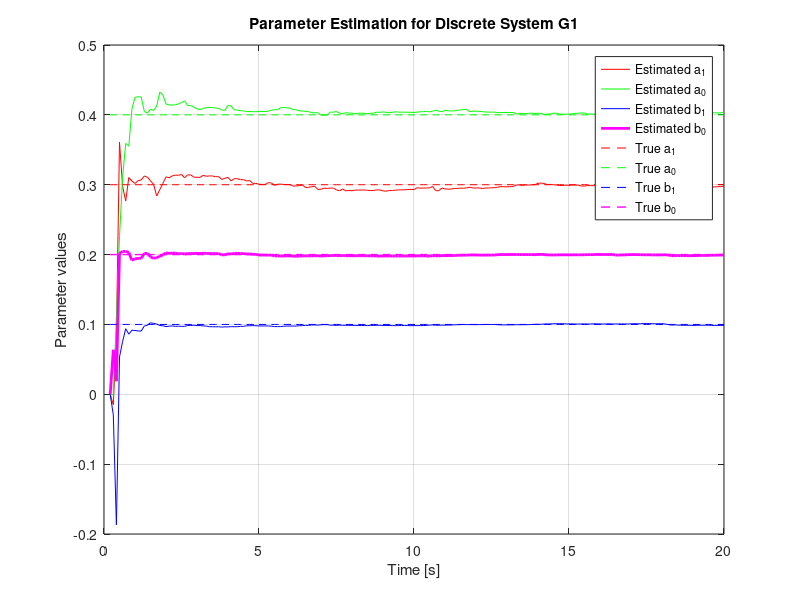
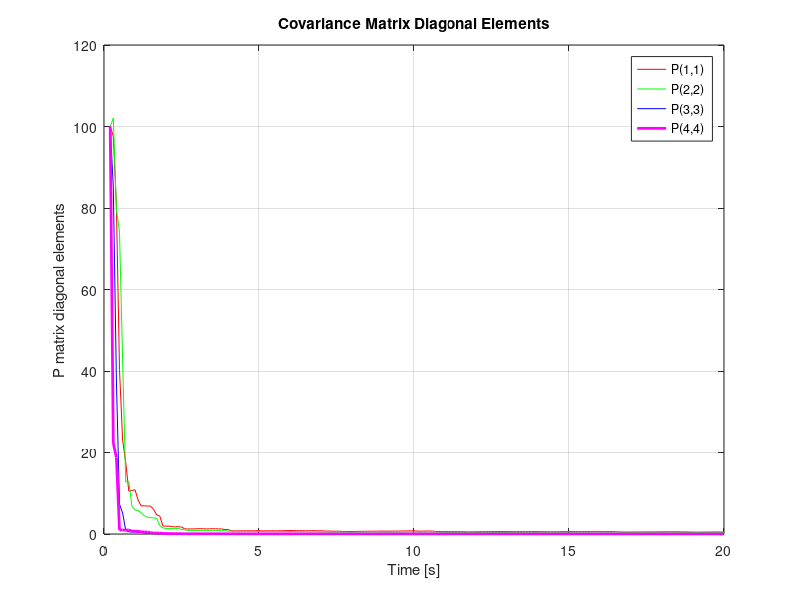
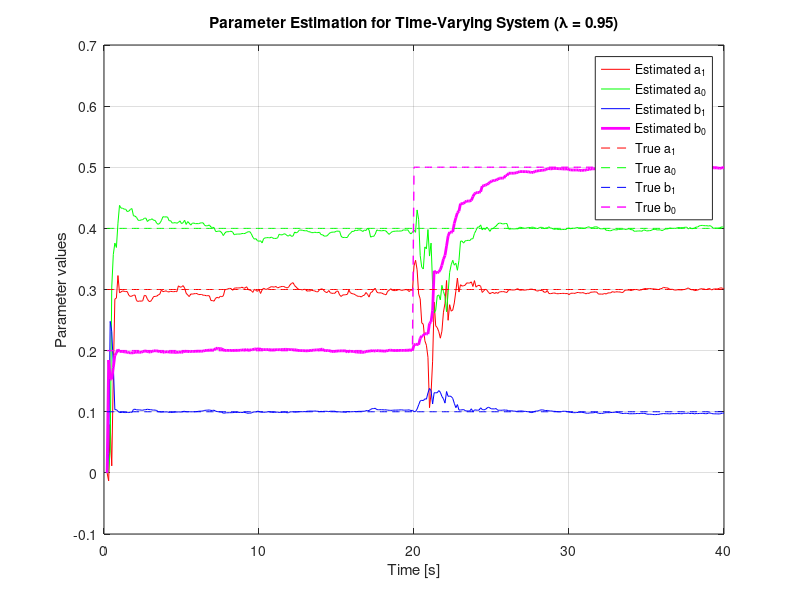
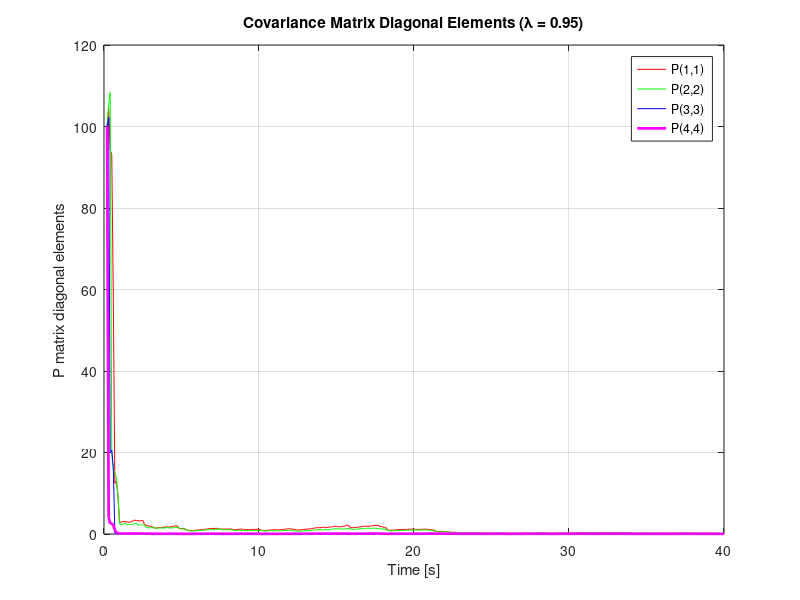

Here is the MATLAB script that generated these plots, in order:
% Online identification of discrete system G1
% G1(z) = (0.1z + 0.2)/(z^2 + 0.3z + 0.4)

clear all;
close all;
clc;

% Simulation parameters
T = 0.1;      % Sample time
t_end = 20;   % Simulation end time
t = 0:T:t_end;
N = length(t);

% True parameters of the system G1
a1_true = 0.3;
a0_true = 0.4;
b1_true = 0.1;
b0_true = 0.2;

% Input signal - white noise for better excitation
u = randn(N,1);

% Output signal initialization
y = zeros(N,1);

% Generate output data
for k = 3:N
    y(k) = -a1_true*y(k-1) - a0_true*y(k-2) + b1_true*u(k-1) + b0_true*u(k-2);
end

% Add output noise - test robustness
noise_level = 0.01;
y_noisy = y + noise_level*randn(N,1);

% RLS algorithm implementation
% Initial parameter estimates - arbitrary values
theta = zeros(N-2, 4);   % [a1, a0, b1, b0]
theta(1,:) = [0, 0, 0, 0];

% Initial covariance matrix
P = zeros(4, 4, N-2);
P(:,:,1) = 100*eye(4);   % High initial uncertainty

% Forgetting factor
lambda = 0.98;

% Estimation loop
for k = 2:N-2
    % Regressor vector
    phi = [-y_noisy(k+1); -y_noisy(k); u(k+1); u(k)];
    
    % Prediction error
    epsilon = y_noisy(k+2) - phi' * theta(k-1,:)';
    
    % Gain calculation
    K = P(:,:,k-1) * phi / (lambda + phi' * P(:,:,k-1) * phi);
    
    % Parameter update
    theta(k,:) = theta(k-1,:) + (K * epsilon)';
    
    % Covariance matrix update
    P(:,:,k) = (P(:,:,k-1) - K * phi' * P(:,:,k-1)) / lambda;
end

% Display final parameter estimates
fprintf('Fixed Parameters System G1 Results:\n');
fprintf('True parameters: a1=%.3f, a0=%.3f, b1=%.3f, b0=%.3f\n', a1_true, a0_true, b1_true, b0_true);
fprintf('Final estimated parameters: a1=%.3f, a0=%.3f, b1=%.3f, b0=%.3f\n', theta(end,1), theta(end,2), theta(end,3), theta(end,4));
fprintf('Parameter estimation errors: a1=%.3f, a0=%.3f, b1=%.3f, b0=%.3f\n\n', ...
    abs(a1_true-theta(end,1)), abs(a0_true-theta(end,2)), abs(b1_true-theta(end,3)), abs(b0_true-theta(end,4)));

% Plot results
figure(1)
plot(t(3:N), theta(:,1), 'r-', t(3:N), theta(:,2), 'g-', ...
     t(3:N), theta(:,3), 'b-', t(3:N), theta(:,4), 'm-', 'LineWidth', 2);
hold on;
plot(t(3:N), a1_true*ones(size(t(3:N))), 'r--', ...
     t(3:N), a0_true*ones(size(t(3:N))), 'g--', ...
     t(3:N), b1_true*ones(size(t(3:N))), 'b--', ...
     t(3:N), b0_true*ones(size(t(3:N))), 'm--', 'LineWidth', 1);
hold off;
xlabel('Time [s]');
ylabel('Parameter values');
legend('Estimated a_1', 'Estimated a_0', 'Estimated b_1', 'Estimated b_0', ...
       'True a_1', 'True a_0', 'True b_1', 'True b_0');
title('Parameter Estimation for Discrete System G1');
grid on;
saveas(gcf, 'G1_parameter_estimation.png');

% Plot diagonal elements of P matrix
figure(2)
plot(t(3:N), squeeze(P(1,1,:)), 'r-', ...
     t(3:N), squeeze(P(2,2,:)), 'g-', ...
     t(3:N), squeeze(P(3,3,:)), 'b-', ...
     t(3:N), squeeze(P(4,4,:)), 'm-', 'LineWidth', 2);
xlabel('Time [s]');
ylabel('P matrix diagonal elements');
legend('P(1,1)', 'P(2,2)', 'P(3,3)', 'P(4,4)');
title('Covariance Matrix Diagonal Elements');
grid on;
saveas(gcf, 'G1_covariance_matrix.png');

%% Time-varying parameters test
% Reset
clear all;
close all;

% Simulation parameters
T = 0.1;
t_end = 40;
t = 0:T:t_end;
N = length(t);

% Initialize parameters
a1 = 0.3 * ones(N,1);
a0 = 0.4 * ones(N,1);
b1 = 0.1 * ones(N,1);
b0 = 0.2 * ones(N,1);

% Create parameter changes
change_time = 20;
change_index = find(t >= change_time, 1);
b0(change_index:end) = 0.5;  % Parameter b0 changes from 0.2 to 0.5 at t=20

% Input signal - white noise
u = randn(N,1);

% Output signal initialization
y = zeros(N,1);

% Generate output data with time-varying parameters
for k = 3:N
    y(k) = -a1(k)*y(k-1) - a0(k)*y(k-2) + b1(k)*u(k-1) + b0(k)*u(k-2);
end

% Add noise
noise_level = 0.01;
y_noisy = y + noise_level*randn(N,1);

% RLS algorithm with forgetting factor
theta = zeros(N-2, 4);
theta(1,:) = [0, 0, 0, 0];

P = zeros(4, 4, N-2);
P(:,:,1) = 100*eye(4);

% Test different forgetting factors
lambda = 0.95;  % Try also with 0.98, 0.90

for k = 2:N-2
    phi = [-y_noisy(k+1); -y_noisy(k); u(k+1); u(k)];
    epsilon = y_noisy(k+2) - phi' * theta(k-1,:)';
    K = P(:,:,k-1) * phi / (lambda + phi' * P(:,:,k-1) * phi);
    theta(k,:) = theta(k-1,:) + (K * epsilon)';
    P(:,:,k) = (P(:,:,k-1) - K * phi' * P(:,:,k-1)) / lambda;
end

% Display results for time-varying system
fprintf('Time-Varying System Results (λ = %.2f):\n', lambda);
fprintf('Initial true parameters: a1=%.3f, a0=%.3f, b1=%.3f, b0=%.3f\n', a1(1), a0(1), b1(1), b0(1));
fprintf('Final true parameters: a1=%.3f, a0=%.3f, b1=%.3f, b0=%.3f\n', a1(end), a0(end), b1(end), b0(end));
fprintf('Final estimated parameters: a1=%.3f, a0=%.3f, b1=%.3f, b0=%.3f\n', theta(end,1), theta(end,2), theta(end,3), theta(end,4));
fprintf('Parameter estimation errors: a1=%.3f, a0=%.3f, b1=%.3f, b0=%.3f\n\n', ...
    abs(a1(end)-theta(end,1)), abs(a0(end)-theta(end,2)), abs(b1(end)-theta(end,3)), abs(b0(end)-theta(end,4)));

% Plot results for time-varying system
figure(3)
plot(t(3:N), theta(:,1), 'r-', t(3:N), theta(:,2), 'g-', ...
     t(3:N), theta(:,3), 'b-', t(3:N), theta(:,4), 'm-', 'LineWidth', 2);
hold on;
plot(t(3:N), a1(3:N), 'r--', t(3:N), a0(3:N), 'g--', ...
     t(3:N), b1(3:N), 'b--', t(3:N), b0(3:N), 'm--', 'LineWidth', 1);
hold off;
xlabel('Time [s]');
ylabel('Parameter values');
legend('Estimated a_1', 'Estimated a_0', 'Estimated b_1', 'Estimated b_0', ...
       'True a_1', 'True a_0', 'True b_1', 'True b_0');
title(['Parameter Estimation for Time-Varying System (λ = ', num2str(lambda), ')']);
grid on;
saveas(gcf, sprintf('G1_time_varying_lambda_%.2f.png', lambda));

% Plot diagonal elements of P matrix
figure(4)
plot(t(3:N), squeeze(P(1,1,:)), 'r-', ...
     t(3:N), squeeze(P(2,2,:)), 'g-', ...
     t(3:N), squeeze(P(3,3,:)), 'b-', ...
     t(3:N), squeeze(P(4,4,:)), 'm-', 'LineWidth', 2);
xlabel('Time [s]');
ylabel('P matrix diagonal elements');
legend('P(1,1)', 'P(2,2)', 'P(3,3)', 'P(4,4)');
title(['Covariance Matrix Diagonal Elements (λ = ', num2str(lambda), ')']);
grid on;
saveas(gcf, sprintf('G1_time_varying_covariance_lambda_%.2f.png', lambda));

% Compare different forgetting factors
lambdas = [0.90, 0.95, 0.98];
figure(5);
hold on;

for i = 1:length(lambdas)
    lambda = lambdas(i);
    
    % Reset and recalculate with this lambda
    theta_lambda = zeros(N-2, 4);
    theta_lambda(1,:) = [0, 0, 0, 0];
    
    P_lambda = zeros(4, 4, N-2);
    P_lambda(:,:,1) = 100*eye(4);
    
    for k = 2:N-2
        phi = [-y_noisy(k+1); -y_noisy(k); u(k+1); u(k)];
        epsilon = y_noisy(k+2) - phi' * theta_lambda(k-1,:)';
        K = P_lambda(:,:,k-1) * phi / (lambda + phi' * P_lambda(:,:,k-1) * phi);
        theta_lambda(k,:) = theta_lambda(k-1,:) + (K * epsilon)';
        P_lambda(:,:,k) = (P_lambda(:,:,k-1) - K * phi' * P_lambda(:,:,k-1)) / lambda;
    end
    
    % Only plot b0 as it changes at t=20
    plot(t(3:N), theta_lambda(:,4), 'LineWidth', 2);
    
    % Print results for this lambda
    fprintf('Results for λ = %.2f:\n', lambda);
    fprintf('Final b0 estimation: %.3f (True b0: %.3f, Error: %.3f)\n', ...
        theta_lambda(end,4), b0(end), abs(b0(end)-theta_lambda(end,4)));
end

plot(t(3:N), b0(3:N), 'k--', 'LineWidth', 2);
hold off;
xlabel('Time [s]');
ylabel('b0 Parameter Value');
legend('\lambda = 0.90', '\lambda = 0.95', '\lambda = 0.98', 'True b0');
title('Effect of Different Forgetting Factors on b0 Tracking');
grid on;
saveas(gcf, 'G1_forgetting_factor_comparison.png');

fprintf('All figures have been saved as PNG files.\n');